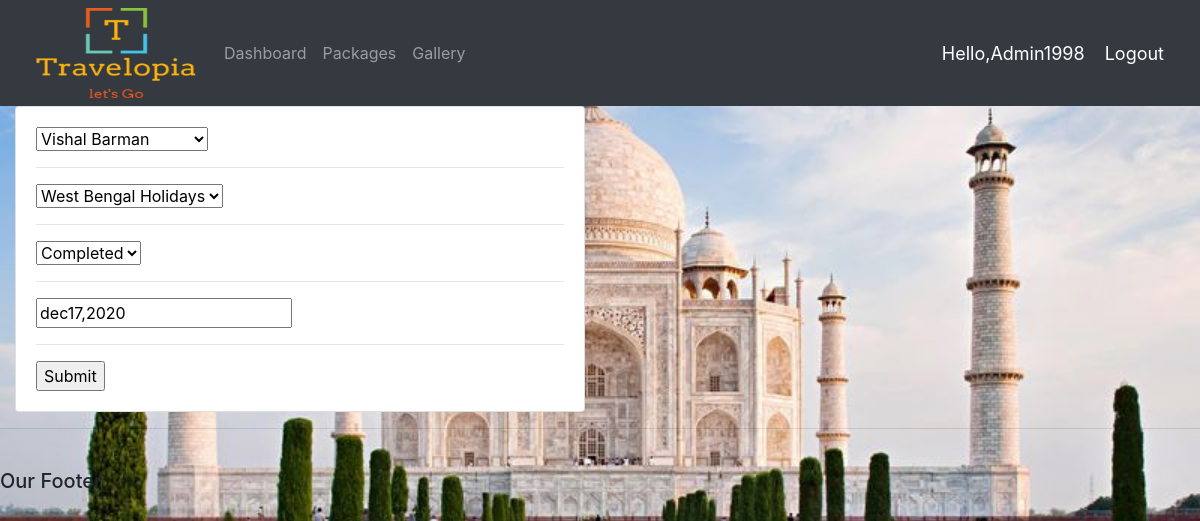
The page /update_order/1/ (signed in) on the database its author committed.
### Travelapp/models.py (models this page shows, shortened)
class Order(models.Model):
	STATUS = (
		('Completed','Completed'),
		('Tripping','Tripping'),
		('Pending','Pending')
		)
	customer = models.ForeignKey(Customer,null=True,on_delete=models.SET_NULL)
	packages = models.ForeignKey(Packages,null=True,on_delete=models.SET_NULL)
	date_created = models.DateTimeField(auto_now_add=True,null=True)
	status = models.CharField(max_length=200,null=True,choices = STATUS)
	note = models.CharField(max_length=1000,null=True)

### Travelapp/views.py (the view)
# urls.py: path('update_order/<str:pk>/', views.updateOrder,name="update_order"),
@login_required(login_url = 'login')
def updateOrder(request,pk):
	order=Order.objects.get(id=pk)
	form = OrderForm(instance=order)
	if request.method == 'POST':
		form = OrderForm(request.POST,instance=order)
		if form.is_valid():
			form.save()
			return redirect('/')
	context = {'form' : form}
	return render(request,'pages/order_form.html',context)

### Travelapp/forms.py
class OrderForm(ModelForm):
	class Meta:
		model = Order
		fields = '__all__'

### Travelapp/models.py (called while the page is built)
	def __str__(self):
		return self.name

	def __str__(self):
		return self.pack_name

### Travelapp/templates/pages/order_form.html (shortened to what this page needs)
{% extends 'pages/main.html' %}
{% load static %}
{% block content %}
<div class="row">
	<div class="col-md-6">
		<div class="card card-body">
			<form action="" method="POST">
                {% for field in form %}
                {{field}}
                <hr>
                {% endfor %}
				<input type="submit" name="submit">
			</form>
		</div>
	</div>
</div>
{% endblock %}

### Travelapp/templates/pages/navbar.html (shortened to what this page needs)
{% load static%}
<nav class="navbar navbar-expand-lg navbar-dark bg-dark">
  <img width="200px" height="90px" src="{% static '/images/Travelopia.jpg' %}">
  <div class="collapse navbar-collapse" id="navbarNav">
    <ul class="navbar-nav">
      <li class="nav-item">
        <a class="nav-link" href="{% url 'home' %}">Dashboard</a>
      </li>
      <li class="nav-item">
        <a class="nav-link" href="{% url 'packages' %}">Packages</a>
      </li>
      <li class="nav-item">
        <a class="nav-link" href="{% url 'gallery' %}">Gallery</a>
      </li>
    </ul>
  </div>
  <span class="hello-msg">Hello,{{request.user}}</span>
  <span><a class="hello-msg" href="{% url 'logout' %}">Logout</a></span>
</nav>

### static/css/main.css (style rules this page uses)
body { background-image: url(tajmahal.jpg); background-size: cover; background-repeat: no-repeat; }

### Travelapp/templates/pages/navbar.html (style rules this page uses)
.hello-msg { font-size: 18px; color: #fff; margin-right: 20px; }

### rows shown on the page
Order: form "Vishal Barman" "West Bengal Holidays" "Completed" "dec17,2020"

### other values the page prints
{{ request.user }} "Admin1998"
